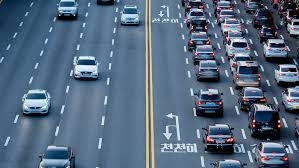
#> input picture test.jpeg, 299 x 168 px, given in place of the camera
$ python rpicam_blur.py
#> lines starting #> are read from the running program, lines starting #| are printed output that depends on the picture; after the words box and inside, x2 and y2 are one past the last pixel; in counts of white or black regions, pixels touching at a corner belong together
import cv2
import os
import time

def main():
    camera = cv2.VideoCapture(0)  # 0은 기본 웹캠을 의미합니다.
    camera.set(3, 320)  # 해상도 설정 (320x240)
    camera.set(4, 240)

    filepath = "/home/g4/project/camera_save/video/"
    print(f"Saving to: {os.path.abspath(filepath)}")

    if not os.path.exists(filepath):
        os.makedirs(filepath)
        print(f"Directory created: {filepath}")

    i = 0

    while camera.isOpened():
        ret, image = camera.read()
#> image is the input picture: shape (168, 299, 3); mean B, G, R 127.2, 104.7, 84.2
        if not ret:
            print("Failed to grab frame")
            break

        # 이미지를 상하 반전
        image = cv2.flip(image, -1)
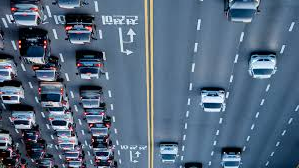
#> image: shape (168, 299, 3); mean B, G, R 127.2, 104.7, 84.2
        cv2.imshow('normal', image)

        # 이미지 크기 확인 및 하단 절반 자르기
        height, width, _ = image.shape
#> height = 168; width = 299
        crop_img = image[height // 2 :, :]
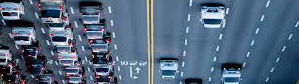
#> crop_img: shape (84, 299, 3); mean B, G, R 125, 101.8, 81

        # 자른 이미지를 그레이스케일로 변환
        gray = cv2.cvtColor(crop_img, cv2.COLOR_BGR2GRAY)
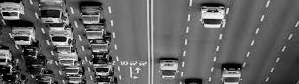
#> gray: shape (84, 299); min 0, max 253, mean 98.2
        # 그레이스케일 이미지에 가우시안 블러 적용
        blur = cv2.GaussianBlur(gray, (5, 5), 0)
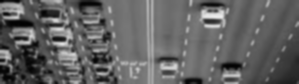
#> blur: shape (84, 299); min 2, max 235, mean 98.2
        ret, thresh1 = cv2.threshold(blur, 130, 255, cv2.THRESH_BINARY_INV)
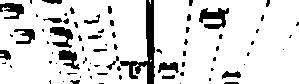
#> thresh1: shape (84, 299); 86.3% white; 78 black regions (52 under 20 px), largest, box (x1, y1, x2, y2) and area: (120, 0, 155, 84) 849, (199, 8, 229, 29) 359, (50, 27, 73, 48) 268

        # 마스크 생성 및 모폴로지 연산
        mask = cv2.erode(thresh1, None, iterations=2)
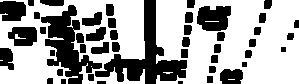
#> mask: shape (84, 299); 64.7% white; 46 black regions (1 under 20 px), largest, box (x1, y1, x2, y2) and area: (95, 0, 187, 84) 2359, (41, 5, 102, 84) 1898, (197, 6, 231, 31) 692
        mask = cv2.dilate(mask, None, iterations=2)
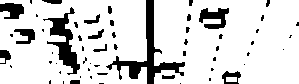
#> mask: shape (84, 299); 84.2% white; 59 black regions (40 under 20 px), largest, box (x1, y1, x2, y2) and area: (106, 0, 185, 84) 1267, (43, 7, 80, 75) 838, (199, 8, 229, 29) 373
        cv2.imshow('mask', mask)

        # 블러 처리된 이미지를 저장 (JPEG 형식으로 압축 품질 90으로 설정)
        filename = os.path.join(filepath, f"{i:05d}.jpg")
        print(f"Saving image: {filename}")

        success = cv2.imwrite(filename, blur, [int(cv2.IMWRITE_JPEG_QUALITY), 90])
        if success:
            print(f"Image saved successfully: {filename}")
        else:
            print(f"Failed to save image: {filename}")

        i += 1
        time.sleep(1.0)  # 저장 간격 설정

        # 'q' 키를 누르면 종료
        if cv2.waitKey(1) == ord('q'):
#> (key q is pressed here)
            break

    # 모든 창 닫기
    camera.release()
    cv2.destroyAllWindows()

if __name__ == '__main__':
    main()
